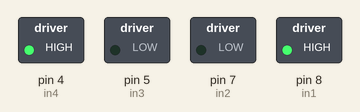
Simulated run of this sketch. Board: Arduino Uno, built with avr-gcc and run on an emulated ATmega328P. Parts: switched loads named in the sketch (green lamp = pin HIGH).

Above: at 0.1 s.
Timing chart, 0 to 1.6 s (numbered marks = the images above):
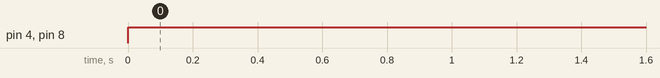

The sketch:

dc_motor.ino
```cpp
//L293D and Motor
int in1 = 8;	// Motor 1
int in2 = 7;	// Motor 1

int in3 = 5;	// Motor 2
int in4 = 4;	// Motor 2

void setup() {
	//Set pins as outputs
	pinMode(in1, OUTPUT);
	pinMode(in2, OUTPUT);
	pinMode(in3, OUTPUT);
	pinMode(in4, OUTPUT);

}

void loop() {

  	//Motor 1 in one direction
	digitalWrite(in1, HIGH);
	digitalWrite(in2, LOW);

  	//Motor 2 in Opposite direction
	digitalWrite(in3, LOW);
	digitalWrite(in4, HIGH);
}
```

Measured:
- by itself, pin 4 (in4), pin 8 (in1): LOW → HIGH at 0.00 s
